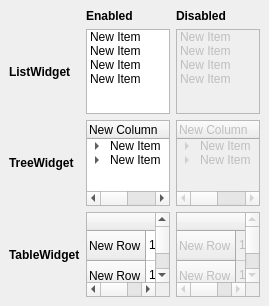
<?xml version="1.0" encoding="UTF-8"?>
<ui version="4.0">
 <class>DockWidget</class>
 <widget class="QDockWidget" name="DockWidget">
  <property name="geometry">
   <rect>
    <x>0</x>
    <y>0</y>
    <width>269</width>
    <height>306</height>
   </rect>
  </property>
  <property name="windowTitle">
   <string>Widgets</string>
  </property>
  <widget class="QWidget" name="dockWidgetContents">
   <layout class="QGridLayout" name="gridLayout">
    <item row="0" column="1">
     <widget class="QLabel" name="label_81">
      <property name="font">
       <font>
        <weight>75</weight>
        <bold>true</bold>
       </font>
      </property>
      <property name="text">
       <string>Enabled</string>
      </property>
     </widget>
    </item>
    <item row="0" column="2">
     <widget class="QLabel" name="label_82">
      <property name="font">
       <font>
        <weight>75</weight>
        <bold>true</bold>
       </font>
      </property>
      <property name="text">
       <string>Disabled</string>
      </property>
     </widget>
    </item>
    <item row="1" column="0">
     <widget class="QLabel" name="label_56">
      <property name="minimumSize">
       <size>
        <width>0</width>
        <height>0</height>
       </size>
      </property>
      <property name="maximumSize">
       <size>
        <width>16777215</width>
        <height>16777215</height>
       </size>
      </property>
      <property name="font">
       <font>
        <weight>75</weight>
        <bold>true</bold>
       </font>
      </property>
      <property name="toolTip">
       <string>This is a tool tip</string>
      </property>
      <property name="statusTip">
       <string>This is a status tip</string>
      </property>
      <property name="whatsThis">
       <string>This is &quot;what is this&quot;</string>
      </property>
      <property name="text">
       <string>ListWidget</string>
      </property>
     </widget>
    </item>
    <item row="1" column="1">
     <widget class="QListWidget" name="listWidget">
      <property name="minimumSize">
       <size>
        <width>0</width>
        <height>0</height>
       </size>
      </property>
      <property name="maximumSize">
       <size>
        <width>16777215</width>
        <height>16777215</height>
       </size>
      </property>
      <property name="toolTip">
       <string>This is a tool tip</string>
      </property>
      <property name="statusTip">
       <string>This is a status tip</string>
      </property>
      <property name="whatsThis">
       <string>This is &quot;what is this&quot;</string>
      </property>
      <item>
       <property name="text">
        <string>New Item</string>
       </property>
      </item>
      <item>
       <property name="text">
        <string>New Item</string>
       </property>
      </item>
      <item>
       <property name="text">
        <string>New Item</string>
       </property>
      </item>
      <item>
       <property name="text">
        <string>New Item</string>
       </property>
      </item>
     </widget>
    </item>
    <item row="1" column="2">
     <widget class="QListWidget" name="listWidgetDis">
      <property name="enabled">
       <bool>false</bool>
      </property>
      <item>
       <property name="text">
        <string>New Item</string>
       </property>
      </item>
      <item>
       <property name="text">
        <string>New Item</string>
       </property>
      </item>
      <item>
       <property name="text">
        <string>New Item</string>
       </property>
      </item>
      <item>
       <property name="text">
        <string>New Item</string>
       </property>
      </item>
     </widget>
    </item>
    <item row="2" column="0">
     <widget class="QLabel" name="label_57">
      <property name="minimumSize">
       <size>
        <width>0</width>
        <height>0</height>
       </size>
      </property>
      <property name="maximumSize">
       <size>
        <width>16777215</width>
        <height>16777215</height>
       </size>
      </property>
      <property name="font">
       <font>
        <weight>75</weight>
        <bold>true</bold>
       </font>
      </property>
      <property name="toolTip">
       <string>This is a tool tip</string>
      </property>
      <property name="statusTip">
       <string>This is a status tip</string>
      </property>
      <property name="whatsThis">
       <string>This is &quot;what is this&quot;</string>
      </property>
      <property name="text">
       <string>TreeWidget</string>
      </property>
     </widget>
    </item>
    <item row="2" column="1">
     <widget class="QTreeWidget" name="treeWidget">
      <property name="minimumSize">
       <size>
        <width>0</width>
        <height>0</height>
       </size>
      </property>
      <property name="maximumSize">
       <size>
        <width>16777215</width>
        <height>16777215</height>
       </size>
      </property>
      <property name="toolTip">
       <string>This is a tool tip</string>
      </property>
      <property name="statusTip">
       <string>This is a status tip</string>
      </property>
      <property name="whatsThis">
       <string>This is &quot;what is this&quot;</string>
      </property>
      <property name="sortingEnabled">
       <bool>true</bool>
      </property>
      <column>
       <property name="text">
        <string>New Column</string>
       </property>
      </column>
      <column>
       <property name="text">
        <string>New Column</string>
       </property>
      </column>
      <item>
       <property name="text">
        <string>New Item</string>
       </property>
       <property name="text">
        <string/>
       </property>
       <item>
        <property name="text">
         <string>New Subitem</string>
        </property>
        <property name="text">
         <string>Test</string>
        </property>
        <item>
         <property name="text">
          <string>New Subitem</string>
         </property>
         <property name="text">
          <string/>
         </property>
        </item>
       </item>
      </item>
      <item>
       <property name="text">
        <string>New Item</string>
       </property>
       <property name="text">
        <string/>
       </property>
       <item>
        <property name="text">
         <string>New Subitem</string>
        </property>
       </item>
      </item>
     </widget>
    </item>
    <item row="2" column="2">
     <widget class="QTreeWidget" name="treeWidgetDis">
      <property name="enabled">
       <bool>false</bool>
      </property>
      <property name="sortingEnabled">
       <bool>true</bool>
      </property>
      <column>
       <property name="text">
        <string>New Column</string>
       </property>
      </column>
      <column>
       <property name="text">
        <string>New Column</string>
       </property>
      </column>
      <item>
       <property name="text">
        <string>New Item</string>
       </property>
       <property name="text">
        <string/>
       </property>
       <item>
        <property name="text">
         <string>New Subitem</string>
        </property>
        <property name="text">
         <string>Test</string>
        </property>
        <item>
         <property name="text">
          <string>New Subitem</string>
         </property>
         <property name="text">
          <string/>
         </property>
        </item>
       </item>
      </item>
      <item>
       <property name="text">
        <string>New Item</string>
       </property>
       <item>
        <property name="text">
         <string>New Subitem</string>
        </property>
       </item>
      </item>
     </widget>
    </item>
    <item row="3" column="0">
     <widget class="QLabel" name="label_58">
      <property name="minimumSize">
       <size>
        <width>0</width>
        <height>0</height>
       </size>
      </property>
      <property name="maximumSize">
       <size>
        <width>16777215</width>
        <height>16777215</height>
       </size>
      </property>
      <property name="font">
       <font>
        <weight>75</weight>
        <bold>true</bold>
       </font>
      </property>
      <property name="toolTip">
       <string>This is a tool tip</string>
      </property>
      <property name="statusTip">
       <string>This is a status tip</string>
      </property>
      <property name="whatsThis">
       <string>This is &quot;what is this&quot;</string>
      </property>
      <property name="text">
       <string>TableWidget</string>
      </property>
     </widget>
    </item>
    <item row="3" column="1">
     <widget class="QTableWidget" name="tableWidget">
      <property name="minimumSize">
       <size>
        <width>0</width>
        <height>0</height>
       </size>
      </property>
      <property name="maximumSize">
       <size>
        <width>16777215</width>
        <height>16777215</height>
       </size>
      </property>
      <property name="toolTip">
       <string>This is a tool tip</string>
      </property>
      <property name="statusTip">
       <string>This is a status tip</string>
      </property>
      <property name="whatsThis">
       <string>This is &quot;what is this&quot;</string>
      </property>
      <row>
       <property name="text">
        <string>New Row</string>
       </property>
      </row>
      <row>
       <property name="text">
        <string>New Row</string>
       </property>
      </row>
      <row>
       <property name="text">
        <string>New Row</string>
       </property>
      </row>
      <column>
       <property name="text">
        <string>New Column</string>
       </property>
      </column>
      <column>
       <property name="text">
        <string>New Column</string>
       </property>
      </column>
      <item row="0" column="0">
       <property name="text">
        <string>1.23</string>
       </property>
      </item>
      <item row="0" column="1">
       <property name="text">
        <string>Hello</string>
       </property>
      </item>
      <item row="1" column="0">
       <property name="text">
        <string>1,45</string>
       </property>
      </item>
      <item row="1" column="1">
       <property name="text">
        <string>Olá</string>
       </property>
      </item>
      <item row="2" column="0">
       <property name="text">
        <string>12/12/2012</string>
       </property>
      </item>
      <item row="2" column="1">
       <property name="text">
        <string>Oui</string>
       </property>
      </item>
     </widget>
    </item>
    <item row="3" column="2">
     <widget class="QTableWidget" name="tableWidgetDis">
      <property name="enabled">
       <bool>false</bool>
      </property>
      <row>
       <property name="text">
        <string>New Row</string>
       </property>
      </row>
      <row>
       <property name="text">
        <string>New Row</string>
       </property>
      </row>
      <row>
       <property name="text">
        <string>New Row</string>
       </property>
      </row>
      <column>
       <property name="text">
        <string>New Column</string>
       </property>
      </column>
      <column>
       <property name="text">
        <string>New Column</string>
       </property>
      </column>
      <item row="0" column="0">
       <property name="text">
        <string>1.23</string>
       </property>
      </item>
      <item row="0" column="1">
       <property name="text">
        <string>Hello</string>
       </property>
      </item>
      <item row="1" column="0">
       <property name="text">
        <string>1,45</string>
       </property>
      </item>
      <item row="1" column="1">
       <property name="text">
        <string>Olá</string>
       </property>
      </item>
      <item row="2" column="0">
       <property name="text">
        <string>12/12/2012</string>
       </property>
      </item>
      <item row="2" column="1">
       <property name="text">
        <string>Oui</string>
       </property>
      </item>
     </widget>
    </item>
   </layout>
  </widget>
 </widget>
 <resources/>
 <connections/>
</ui>
